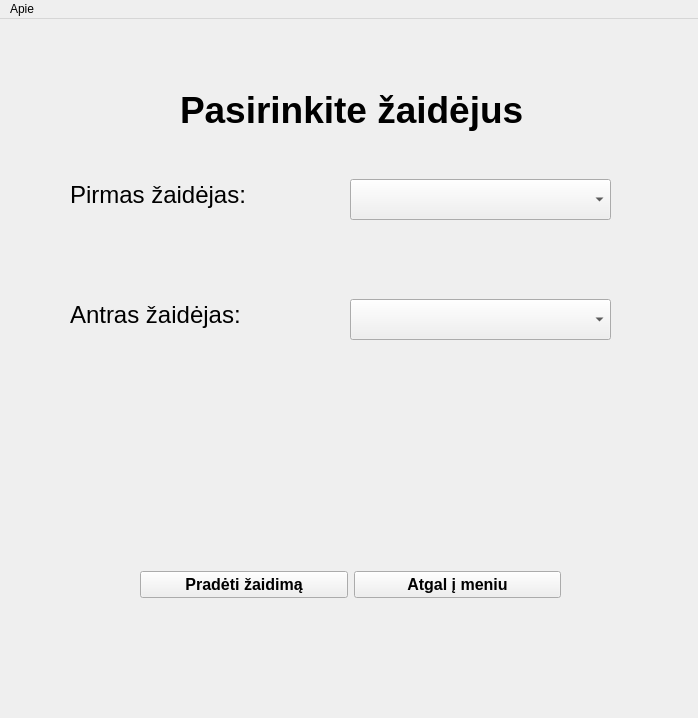
<?xml version="1.0" encoding="UTF-8"?>
<ui version="4.0">
 <class>MainWindow</class>
 <widget class="QMainWindow" name="MainWindow">
  <property name="geometry">
   <rect>
    <x>0</x>
    <y>0</y>
    <width>698</width>
    <height>718</height>
   </rect>
  </property>
  <property name="windowTitle">
   <string>MainWindow</string>
  </property>
  <widget class="QWidget" name="centralwidget">
   <widget class="QStackedWidget" name="stackedWidget">
    <property name="geometry">
     <rect>
      <x>-10</x>
      <y>0</y>
      <width>721</width>
      <height>711</height>
     </rect>
    </property>
    <property name="font">
     <font>
      <pointsize>24</pointsize>
     </font>
    </property>
    <property name="currentIndex">
     <number>1</number>
    </property>
    <widget class="QWidget" name="page_menu">
     <widget class="QPushButton" name="btn_new_game">
      <property name="geometry">
       <rect>
        <x>180</x>
        <y>260</y>
        <width>341</width>
        <height>61</height>
       </rect>
      </property>
      <property name="font">
       <font>
        <family>Arial</family>
        <pointsize>24</pointsize>
        <weight>75</weight>
        <bold>true</bold>
       </font>
      </property>
      <property name="text">
       <string>Naujas žaidimas</string>
      </property>
     </widget>
     <widget class="QPushButton" name="btn_stats">
      <property name="geometry">
       <rect>
        <x>180</x>
        <y>340</y>
        <width>341</width>
        <height>61</height>
       </rect>
      </property>
      <property name="font">
       <font>
        <family>Arial</family>
        <pointsize>24</pointsize>
        <weight>75</weight>
        <bold>true</bold>
       </font>
      </property>
      <property name="text">
       <string>Statistika</string>
      </property>
     </widget>
     <widget class="QPushButton" name="btn_add_player">
      <property name="geometry">
       <rect>
        <x>180</x>
        <y>420</y>
        <width>341</width>
        <height>61</height>
       </rect>
      </property>
      <property name="font">
       <font>
        <family>Arial</family>
        <pointsize>24</pointsize>
        <weight>75</weight>
        <bold>true</bold>
       </font>
      </property>
      <property name="text">
       <string>Pridėti žaidėją</string>
      </property>
     </widget>
     <widget class="QPushButton" name="btn_exit">
      <property name="geometry">
       <rect>
        <x>180</x>
        <y>500</y>
        <width>341</width>
        <height>61</height>
       </rect>
      </property>
      <property name="font">
       <font>
        <family>Arial</family>
        <pointsize>24</pointsize>
        <weight>75</weight>
        <bold>true</bold>
       </font>
      </property>
      <property name="text">
       <string>Išeiti</string>
      </property>
     </widget>
     <widget class="QWidget" name="horizontalLayoutWidget">
      <property name="geometry">
       <rect>
        <x>40</x>
        <y>60</y>
        <width>637</width>
        <height>113</height>
       </rect>
      </property>
      <layout class="QHBoxLayout" name="title_layout">
       <item>
        <widget class="QLabel" name="lbl_t1">
         <property name="font">
          <font>
           <family>Comic Sans MS</family>
           <pointsize>60</pointsize>
           <weight>75</weight>
           <bold>true</bold>
          </font>
         </property>
         <property name="text">
          <string>T</string>
         </property>
        </widget>
       </item>
       <item>
        <widget class="QLabel" name="lbl_i1">
         <property name="font">
          <font>
           <family>Comic Sans MS</family>
           <pointsize>60</pointsize>
           <weight>75</weight>
           <bold>true</bold>
          </font>
         </property>
         <property name="text">
          <string>I</string>
         </property>
        </widget>
       </item>
       <item>
        <widget class="QLabel" name="lbl_c">
         <property name="font">
          <font>
           <family>Comic Sans MS</family>
           <pointsize>60</pointsize>
           <weight>75</weight>
           <bold>true</bold>
          </font>
         </property>
         <property name="text">
          <string>C</string>
         </property>
        </widget>
       </item>
       <item>
        <widget class="QLabel" name="lbl_space1">
         <property name="font">
          <font>
           <family>Comic Sans MS</family>
           <pointsize>60</pointsize>
           <weight>75</weight>
           <bold>true</bold>
          </font>
         </property>
         <property name="text">
          <string> </string>
         </property>
        </widget>
       </item>
       <item>
        <widget class="QLabel" name="lbl_t2">
         <property name="font">
          <font>
           <family>Comic Sans MS</family>
           <pointsize>60</pointsize>
           <weight>75</weight>
           <bold>true</bold>
          </font>
         </property>
         <property name="text">
          <string>T</string>
         </property>
        </widget>
       </item>
       <item>
        <widget class="QLabel" name="lbl_a">
         <property name="font">
          <font>
           <family>Comic Sans MS</family>
           <pointsize>60</pointsize>
           <weight>75</weight>
           <bold>true</bold>
          </font>
         </property>
         <property name="text">
          <string>A</string>
         </property>
        </widget>
       </item>
       <item>
        <widget class="QLabel" name="lbl_c2">
         <property name="font">
          <font>
           <family>Comic Sans MS</family>
           <pointsize>60</pointsize>
           <weight>75</weight>
           <bold>true</bold>
          </font>
         </property>
         <property name="text">
          <string>C</string>
         </property>
        </widget>
       </item>
       <item>
        <widget class="QLabel" name="lbl_space2">
         <property name="font">
          <font>
           <family>Comic Sans MS</family>
           <pointsize>60</pointsize>
           <weight>75</weight>
           <bold>true</bold>
          </font>
         </property>
         <property name="text">
          <string> </string>
         </property>
        </widget>
       </item>
       <item>
        <widget class="QLabel" name="lbl_t3">
         <property name="font">
          <font>
           <family>Comic Sans MS</family>
           <pointsize>60</pointsize>
           <weight>75</weight>
           <bold>true</bold>
          </font>
         </property>
         <property name="text">
          <string>T</string>
         </property>
        </widget>
       </item>
       <item>
        <widget class="QLabel" name="lbl_o">
         <property name="font">
          <font>
           <family>Comic Sans MS</family>
           <pointsize>60</pointsize>
           <weight>75</weight>
           <bold>true</bold>
          </font>
         </property>
         <property name="text">
          <string>O</string>
         </property>
        </widget>
       </item>
       <item>
        <widget class="QLabel" name="lbl_e">
         <property name="font">
          <font>
           <family>Comic Sans MS</family>
           <pointsize>60</pointsize>
           <weight>75</weight>
           <bold>true</bold>
          </font>
         </property>
         <property name="text">
          <string>E</string>
         </property>
        </widget>
       </item>
      </layout>
     </widget>
    </widget>
    <widget class="QWidget" name="page_choose_players">
     <widget class="QLabel" name="lbl_choose_title">
      <property name="geometry">
       <rect>
        <x>190</x>
        <y>60</y>
        <width>361</width>
        <height>61</height>
       </rect>
      </property>
      <property name="font">
       <font>
        <pointsize>28</pointsize>
        <weight>75</weight>
        <bold>true</bold>
       </font>
      </property>
      <property name="text">
       <string>Pasirinkite žaidėjus</string>
      </property>
     </widget>
     <widget class="QLabel" name="lbl_player1">
      <property name="geometry">
       <rect>
        <x>80</x>
        <y>150</y>
        <width>181</width>
        <height>51</height>
       </rect>
      </property>
      <property name="font">
       <font>
        <pointsize>18</pointsize>
        <weight>50</weight>
        <bold>false</bold>
       </font>
      </property>
      <property name="text">
       <string>Pirmas žaidėjas:</string>
      </property>
     </widget>
     <widget class="QComboBox" name="combo_player1">
      <property name="geometry">
       <rect>
        <x>360</x>
        <y>160</y>
        <width>261</width>
        <height>41</height>
       </rect>
      </property>
     </widget>
     <widget class="QLabel" name="lbl_player2">
      <property name="geometry">
       <rect>
        <x>80</x>
        <y>270</y>
        <width>181</width>
        <height>51</height>
       </rect>
      </property>
      <property name="font">
       <font>
        <pointsize>18</pointsize>
        <weight>50</weight>
        <bold>false</bold>
       </font>
      </property>
      <property name="text">
       <string>Antras žaidėjas:</string>
      </property>
     </widget>
     <widget class="QComboBox" name="combo_player2">
      <property name="geometry">
       <rect>
        <x>360</x>
        <y>280</y>
        <width>261</width>
        <height>41</height>
       </rect>
      </property>
     </widget>
     <widget class="QWidget" name="horizontalLayoutWidget_2">
      <property name="geometry">
       <rect>
        <x>150</x>
        <y>540</y>
        <width>421</width>
        <height>51</height>
       </rect>
      </property>
      <layout class="QHBoxLayout" name="horizontalLayout">
       <item>
        <widget class="QPushButton" name="btn_start_game">
         <property name="font">
          <font>
           <pointsize>12</pointsize>
           <weight>75</weight>
           <bold>true</bold>
          </font>
         </property>
         <property name="text">
          <string>Pradėti žaidimą</string>
         </property>
        </widget>
       </item>
       <item>
        <widget class="QPushButton" name="btn_back_to_menu">
         <property name="font">
          <font>
           <pointsize>12</pointsize>
           <weight>75</weight>
           <bold>true</bold>
          </font>
         </property>
         <property name="text">
          <string>Atgal į meniu</string>
         </property>
        </widget>
       </item>
      </layout>
     </widget>
    </widget>
    <widget class="QWidget" name="page_game">
     <widget class="QLabel" name="lbl_game_title">
      <property name="geometry">
       <rect>
        <x>260</x>
        <y>10</y>
        <width>171</width>
        <height>51</height>
       </rect>
      </property>
      <property name="font">
       <font>
        <pointsize>26</pointsize>
        <weight>75</weight>
        <bold>true</bold>
       </font>
      </property>
      <property name="text">
       <string>Žaidimas</string>
      </property>
     </widget>
     <widget class="QLabel" name="lbl_current_player">
      <property name="geometry">
       <rect>
        <x>80</x>
        <y>60</y>
        <width>521</width>
        <height>51</height>
       </rect>
      </property>
      <property name="font">
       <font>
        <pointsize>18</pointsize>
        <weight>50</weight>
        <bold>false</bold>
       </font>
      </property>
      <property name="text">
       <string>Eilė:</string>
      </property>
     </widget>
     <widget class="QWidget" name="gridLayoutWidget">
      <property name="geometry">
       <rect>
        <x>110</x>
        <y>120</y>
        <width>471</width>
        <height>411</height>
       </rect>
      </property>
      <layout class="QGridLayout" name="grid_game">
       <property name="spacing">
        <number>10</number>
       </property>
       <item row="0" column="0">
        <widget class="QPushButton" name="btn_1">
         <property name="sizePolicy">
          <sizepolicy hsizetype="Minimum" vsizetype="Minimum">
           <horstretch>0</horstretch>
           <verstretch>0</verstretch>
          </sizepolicy>
         </property>
         <property name="font">
          <font>
           <pointsize>60</pointsize>
          </font>
         </property>
         <property name="text">
          <string>X</string>
         </property>
        </widget>
       </item>
       <item row="0" column="2">
        <widget class="QPushButton" name="btn_3">
         <property name="sizePolicy">
          <sizepolicy hsizetype="Minimum" vsizetype="Minimum">
           <horstretch>0</horstretch>
           <verstretch>0</verstretch>
          </sizepolicy>
         </property>
         <property name="font">
          <font>
           <pointsize>60</pointsize>
          </font>
         </property>
         <property name="text">
          <string>X</string>
         </property>
        </widget>
       </item>
       <item row="1" column="1">
        <widget class="QPushButton" name="btn_5">
         <property name="sizePolicy">
          <sizepolicy hsizetype="Minimum" vsizetype="Minimum">
           <horstretch>0</horstretch>
           <verstretch>0</verstretch>
          </sizepolicy>
         </property>
         <property name="font">
          <font>
           <pointsize>60</pointsize>
          </font>
         </property>
         <property name="text">
          <string>X</string>
         </property>
        </widget>
       </item>
       <item row="1" column="2">
        <widget class="QPushButton" name="btn_6">
         <property name="sizePolicy">
          <sizepolicy hsizetype="Minimum" vsizetype="Minimum">
           <horstretch>0</horstretch>
           <verstretch>0</verstretch>
          </sizepolicy>
         </property>
         <property name="font">
          <font>
           <pointsize>60</pointsize>
          </font>
         </property>
         <property name="text">
          <string>X</string>
         </property>
        </widget>
       </item>
       <item row="0" column="1">
        <widget class="QPushButton" name="btn_2">
         <property name="sizePolicy">
          <sizepolicy hsizetype="Minimum" vsizetype="Minimum">
           <horstretch>0</horstretch>
           <verstretch>0</verstretch>
          </sizepolicy>
         </property>
         <property name="font">
          <font>
           <pointsize>60</pointsize>
          </font>
         </property>
         <property name="text">
          <string>X</string>
         </property>
        </widget>
       </item>
       <item row="1" column="0">
        <widget class="QPushButton" name="btn_4">
         <property name="sizePolicy">
          <sizepolicy hsizetype="Minimum" vsizetype="Minimum">
           <horstretch>0</horstretch>
           <verstretch>0</verstretch>
          </sizepolicy>
         </property>
         <property name="font">
          <font>
           <pointsize>60</pointsize>
          </font>
         </property>
         <property name="text">
          <string>X</string>
         </property>
        </widget>
       </item>
       <item row="2" column="0">
        <widget class="QPushButton" name="btn_7">
         <property name="sizePolicy">
          <sizepolicy hsizetype="Minimum" vsizetype="Minimum">
           <horstretch>0</horstretch>
           <verstretch>0</verstretch>
          </sizepolicy>
         </property>
         <property name="font">
          <font>
           <pointsize>60</pointsize>
          </font>
         </property>
         <property name="text">
          <string>X</string>
         </property>
        </widget>
       </item>
       <item row="2" column="1">
        <widget class="QPushButton" name="btn_8">
         <property name="sizePolicy">
          <sizepolicy hsizetype="Minimum" vsizetype="Minimum">
           <horstretch>0</horstretch>
           <verstretch>0</verstretch>
          </sizepolicy>
         </property>
         <property name="font">
          <font>
           <pointsize>60</pointsize>
          </font>
         </property>
         <property name="text">
          <string>X</string>
         </property>
        </widget>
       </item>
       <item row="2" column="2">
        <widget class="QPushButton" name="btn_9">
         <property name="sizePolicy">
          <sizepolicy hsizetype="Minimum" vsizetype="Minimum">
           <horstretch>0</horstretch>
           <verstretch>0</verstretch>
          </sizepolicy>
         </property>
         <property name="font">
          <font>
           <pointsize>60</pointsize>
          </font>
         </property>
         <property name="text">
          <string>X</string>
         </property>
        </widget>
       </item>
      </layout>
     </widget>
     <widget class="QPushButton" name="btn_back_to_menu_from_game">
      <property name="geometry">
       <rect>
        <x>220</x>
        <y>610</y>
        <width>251</width>
        <height>61</height>
       </rect>
      </property>
      <property name="font">
       <font>
        <pointsize>16</pointsize>
       </font>
      </property>
      <property name="text">
       <string>Atgal į meniu</string>
      </property>
     </widget>
    </widget>
    <widget class="QWidget" name="page_stats">
     <widget class="QLabel" name="lbl_stats_title">
      <property name="geometry">
       <rect>
        <x>260</x>
        <y>30</y>
        <width>211</width>
        <height>61</height>
       </rect>
      </property>
      <property name="font">
       <font>
        <pointsize>28</pointsize>
        <weight>75</weight>
        <bold>true</bold>
       </font>
      </property>
      <property name="text">
       <string>Statistika</string>
      </property>
      <property name="alignment">
       <set>Qt::AlignCenter</set>
      </property>
     </widget>
     <widget class="QTableWidget" name="table_stats">
      <property name="geometry">
       <rect>
        <x>40</x>
        <y>120</y>
        <width>621</width>
        <height>411</height>
       </rect>
      </property>
     </widget>
     <widget class="QPushButton" name="btn_back_from_stats">
      <property name="geometry">
       <rect>
        <x>250</x>
        <y>590</y>
        <width>211</width>
        <height>61</height>
       </rect>
      </property>
      <property name="font">
       <font>
        <pointsize>16</pointsize>
        <weight>75</weight>
        <bold>true</bold>
       </font>
      </property>
      <property name="text">
       <string>Atgal į meniu</string>
      </property>
     </widget>
    </widget>
   </widget>
  </widget>
  <widget class="QMenuBar" name="menubar">
   <property name="geometry">
    <rect>
     <x>0</x>
     <y>0</y>
     <width>698</width>
     <height>21</height>
    </rect>
   </property>
   <widget class="QMenu" name="menuApie">
    <property name="title">
     <string>Apie</string>
    </property>
   </widget>
   <addaction name="menuApie"/>
  </widget>
 </widget>
 <resources/>
 <connections/>
</ui>
